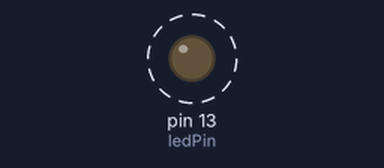
Simulated run of this sketch. Board: Arduino Uno, built with avr-gcc and run on an emulated ATmega328P. On the bench: output pins drawn as LEDs (lit = HIGH). Dashed ring = blinking.

Above: at 0.06 s.
Timing chart, 0 to 3.0 s (numbered marks = the images above):
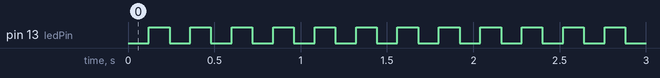

Measured:
- by itself, pin 13 (ledPin): alternates HIGH for 0.12 s and LOW for 0.12 s

The sketch:

simpleTimerBlinker.ino
```cpp
/*
 * Uses the SimpleTimer.h library to provide ISR
 */

#include <SimpleTimer.h>

SimpleTimer timer;
boolean currentLEDState;
int ledPin = 13;

void setup() {
    currentLEDState = false;
    pinMode(ledPin, OUTPUT);
    timer.setInterval(120, blink);
}

void loop() {
    timer.run();
}

// A function to be executed each 120 ms

void blink() {
    if (!currentLEDState) {
        digitalWrite(ledPin, HIGH);
    } else {
        digitalWrite(ledPin, LOW);
    }
    currentLEDState = !currentLEDState; // Invert the boolean
}
```
